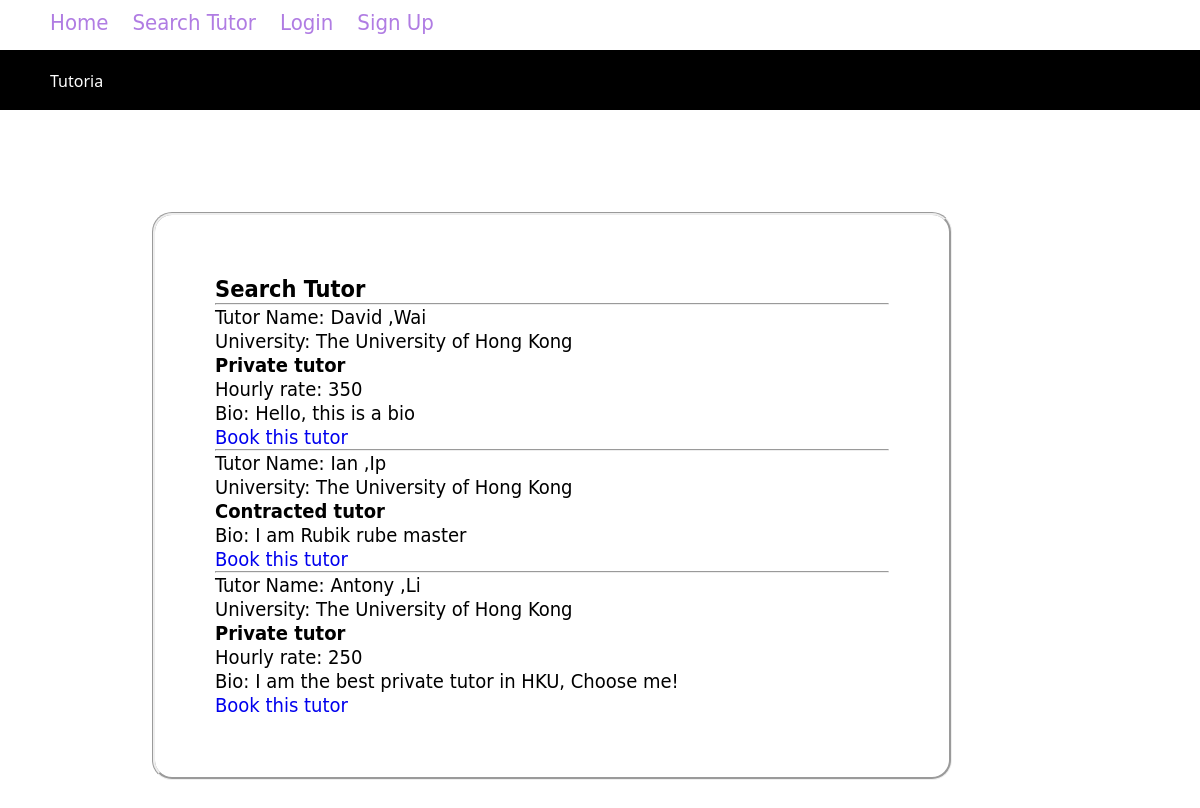
The app's page /search/, older data.
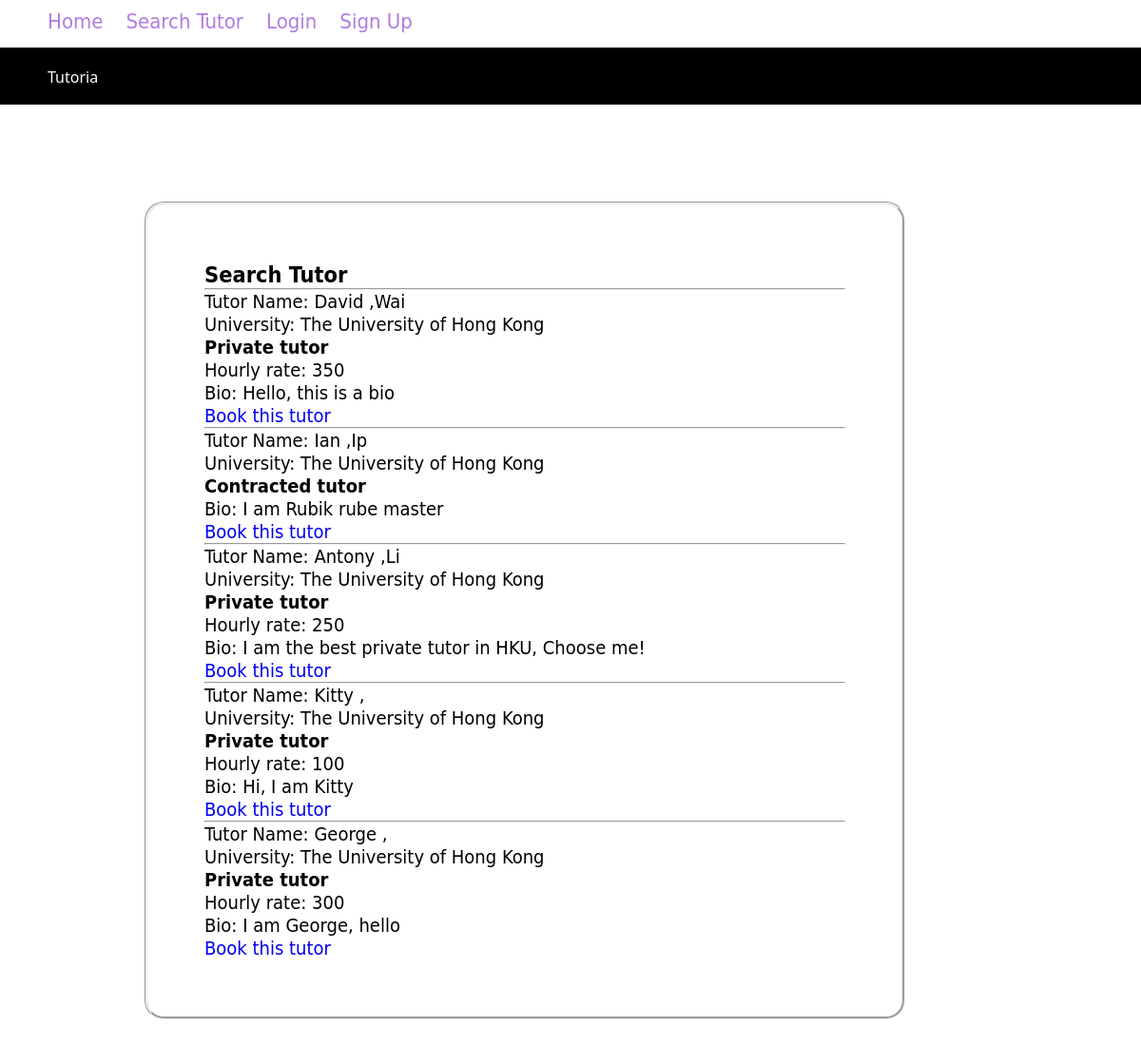
The same page, newer data.
### core/models.py (models this page shows, shortened)
class Tutor(models.Model):
    profile = models.OneToOneField(Profile, on_delete=models.CASCADE)
    tutor_type =  models.ForeignKey(TutorType, on_delete=models.CASCADE, blank=True, null=True )
    hourly_rate = models.IntegerField(blank=True,null=True)
    tags = models.ManyToManyField(Tag, blank=True)
    university = models.ForeignKey(University, on_delete=models.CASCADE, blank=True,null=True)
    courses = models.ManyToManyField(Course, blank=True)
    bio = models.CharField(max_length=500, blank=True,null=True)

class Profile(models.Model):
    user = models.OneToOneField(User, on_delete=models.CASCADE)
    phone = models.CharField(max_length=20)
    user_type =  models.ForeignKey(UserType, on_delete=models.CASCADE)

class University(models.Model):
    name = models.CharField(max_length=50)

### core/views.py (the view)
# urls.py: url(r'^search/$', views.searchTutor, name='search_tutor'),
def searchTutor(request):
    tutor_list = Tutor.objects.exclude(tutor_type__isnull=True) \
                              .exclude(hourly_rate__isnull=True) \
                              .exclude(university__isnull=True) \
                              .exclude(bio__isnull=True)
    type_list=[ tutor.tutor_type.tutor_type for tutor in tutor_list]
    zip_list = zip(tutor_list, type_list)
    context = {'zip_list': zip_list}
    return render(request, 'search_tutor.html', context)

### core/templates/search_tutor.html (shortened to what this page needs)
{% extends 'base.html' %}
{% block content %}
    <h1>Search Tutor</h1>
    {% if zip_list %}
        {% for tuple in zip_list %}
            <hr/>
            Tutor Name: {{tuple.0.profile.user.first_name}} ,{{tuple.0.profile.user.last_name}} <br/>
            University: {{tuple.0.university.name}}<br/>
            {% if tuple.1 == "private" %}
                <b>Private tutor</b><br/>
                Hourly rate: {{tuple.0.hourly_rate}}<br/>
            {% else %}
                <b>Contracted tutor</b><br/>
            {% endif %}
            Bio: {{tuple.0.bio}}<br/>
            <a href="{% url 'book_tutor' tuple.0.id %}">Book this tutor</a>
        {% endfor %}
    {% else %}
        <h2>No tutor yet.</h2>
    {% endif %}
{% endblock %}

Row changes from the older to the newer data that the page shows:
added Tutor: profile.first_name "Kitty", university.name "The University of Hong Kong", hourly_rate "100", bio "Hi, I am Kitty"
added Tutor: profile.first_name "George", university.name "The University of Hong Kong", hourly_rate "300", bio "I am George, hello"
